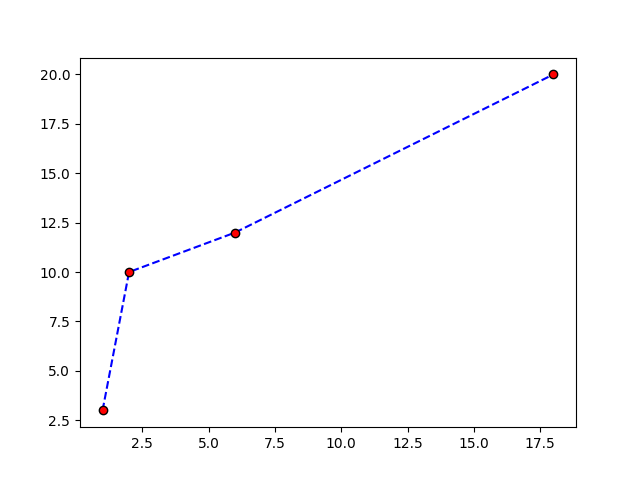

Generate this figure with Python:
import matplotlib.pyplot as plt
import numpy as np
xpoints = np.array([1,2,6,18])
ypoints = np.array([3,10,12,20])
plt.plot(xpoints,ypoints,marker='o',linestyle='--',color='b',mec='k',mfc='r')
plt.savefig('color.png')